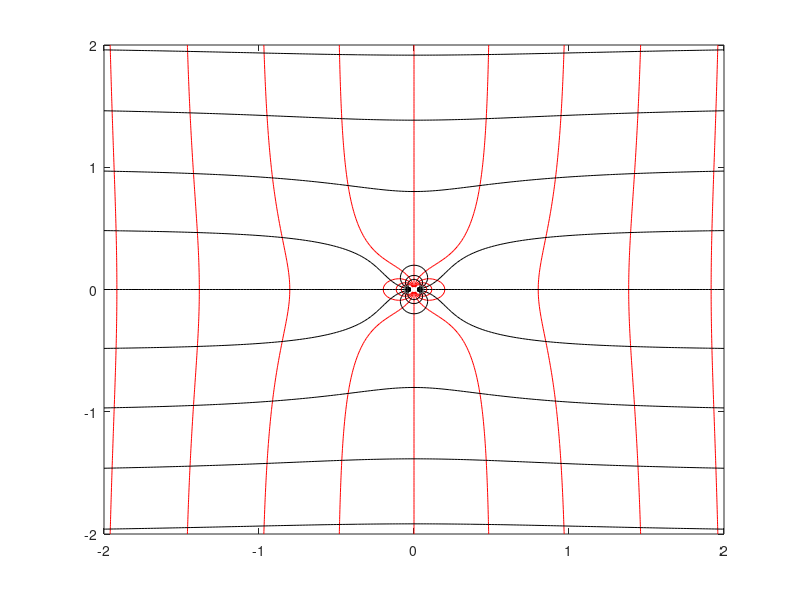
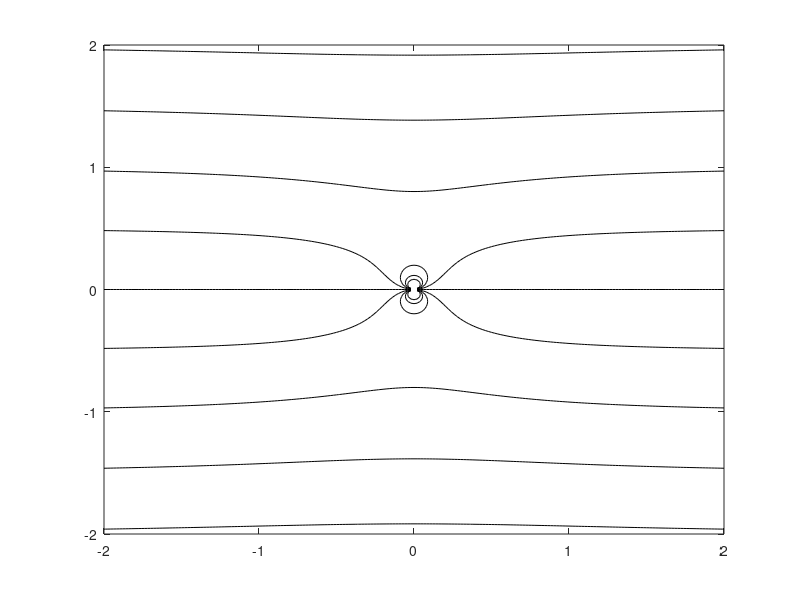
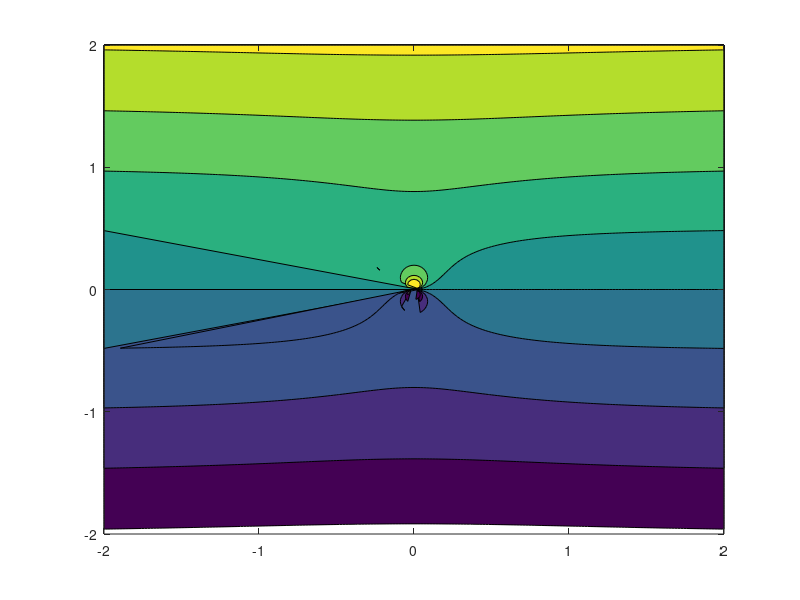

These charts were generated, in order, by the following MATLAB code:
clc
clear all
close all

%A doublet in uniform flow
U = 1;
mu = 1; %doublet strength
%GRID
x = -2:0.02:2;
y = -2:0.02:2;

for m = 1:length(x);
     for n = 1:length(y);
         xx(m,n) = x(m);
         yy(m,n) = y(n);
         % velocity potential function
         phi_doublet_strength(m,n) = U*x(m)+(mu*x(m)/(2*pi*(x(m)^2+y(n)^2)));
         %stream function
         psi_doublet_strength(m,n) = U*y(n)+(mu*y(n)/(2*pi*(x(m)^2+y(n)^2)));
     end
end
%plotting syntax

figure(1)
%psi-phi mesh
%equipotential lines
contour(xx,yy,phi_doublet_strength,[-2:0.5:2],'r')
hold on
%streamlines
contour(xx,yy,psi_doublet_strength,[-2:0.5:2],'k')

figure(2)
%streamlines
contour(xx,yy,psi_doublet_strength,[-2:0.5:2],'k')
         
figure(3)
%stream surfaces
contourf(xx,yy,psi_doublet_strength,[-2:0.5:2])

